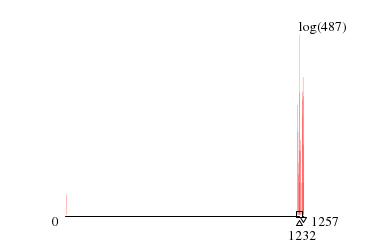

Reproduce this figure in gnuplot.
load "default_memory_vars.gnuplot"
set terminal pngcairo truecolor rounded size 372,248 enhanced font "times,10"
set output "default_memory_372x248.png"
unset key
unset border
set style line 1 lc 16
set style fill solid noborder
set tmargin 2
set bmargin 2
unset tics
set arrow from current_minimum,graph -0.01 to current_percentile25,graph -0.01 nohead lc 16
set arrow from current_percentile75,graph -0.01 to current_maximum,graph -0.01 nohead lc 16
set label "" at current_mean,graph 0.00 tc ls 1 center front point pt 4
set label sprintf("%.0f", current_mode) at current_mode,graph -0.05 tc ls 1 center front point pt 8 offset 0,character -0.90
set label "" at current_first_allocation,graph -0.025 tc ls 1 center front point pt 10
set label sprintf("%.0f", current_minimum) at current_minimum,graph -0.01 tc ls 1 right front nopoint offset character -1.0,character -0.25
set label sprintf("%.0f", current_maximum) at current_maximum,graph -0.01 tc ls 1 left front nopoint offset character 1.0,character -0.25
gap = (all_maximum - all_minimum)/5.0
set boxwidth (0.1 > current_bin_size ? 0.1 : current_bin_size) absolute
set xrange [all_minimum - gap : all_maximum + gap]
set yrange [0:(log10(all_mode_count))]
set label sprintf("log(%d)",current_mode_count) at current_mode,(log10(current_mode_count)) tc ls 1 left front nopoint offset 0,character 0.5
plot "default_memory_table.data" using 1:(log10($2)) w boxes
